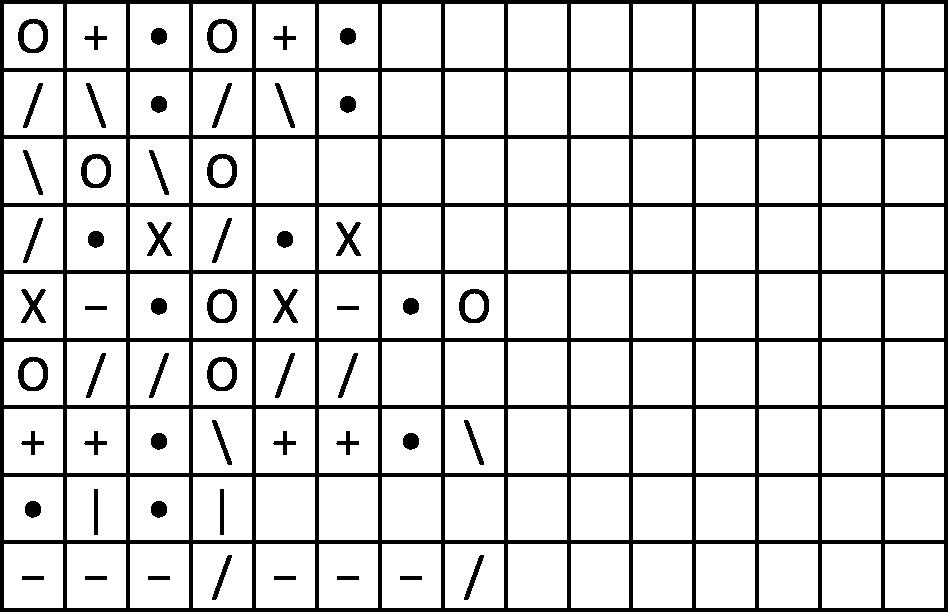
%> input picture COMS 575 – Computational Perception & Computer Vision/hw2/HW2/hw2_files/p1_img.jpg, 948 x 612 px
$ octave p4_code.m   (GNU Octave 9; MATLAB toolbox functions it lacks are replaced by stand-ins)
%> lines starting %> are read from the running program, lines starting %| are printed output that depends on the picture; in (x1, y1, x2, y2) boxes, pixels count from 0 and x2, y2 are one past the last pixel; in counts of white or black regions, pixels touching at a corner belong together; the program's own positions count from 1
I = imread("p1_img.jpg");
%> I is the input picture: size 612x948 uint8; min 0, max 255, mean 216.3
BW = im2bw(I,0.5);
%> BW: size 612x948 logical; 84.8% white; 57 black regions, largest, box (x1, y1, x2, y2) and area: (0, 0, 948, 612) 74528, (18, 19, 48, 53) 458, (207, 19, 237, 53) 458
BW=~BW;
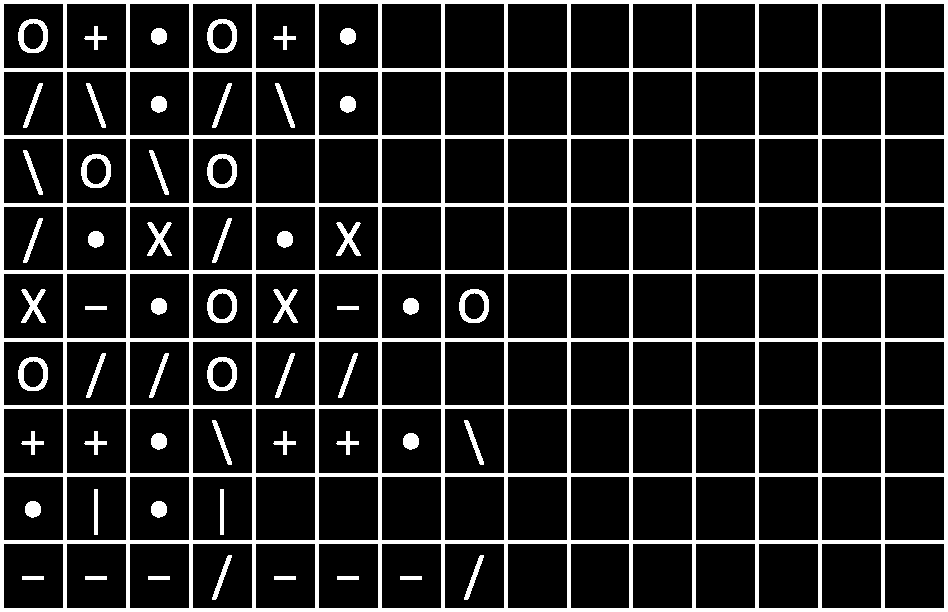
%> BW: size 612x948 logical; 15.2% white; 57 white regions, largest, box (x1, y1, x2, y2) and area: (0, 0, 948, 612) 74528, (18, 19, 48, 53) 458, (207, 19, 237, 53) 458
se = imread("Symbol_Cutouts/X.png");
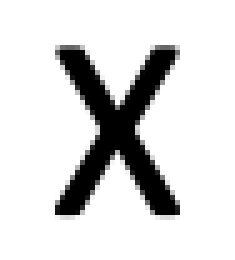
%> input picture COMS 575 – Computational Perception & Computer Vision/hw2/HW2/hw2_files/Symbol_Cutouts/X.png, 47 x 52 px (shown 5 times larger)
%> se is the input picture: size 52x47x3 uint8; min 0, max 255, mean 216.7
se = im2bw(se);
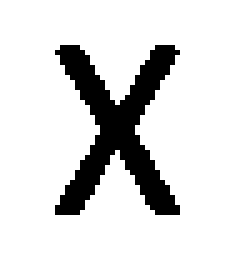
%> se: size 52x47 logical (shown 5 times larger); 84.9% white; 1 black region, box (x1, y1, x2, y2) and area: (11, 9, 36, 43) 368
se=~se;
%> se: size 52x47 logical; 15.1% white; 1 white region, box (x1, y1, x2, y2) and area: (11, 9, 36, 43) 368
res=imerode(BW,se);
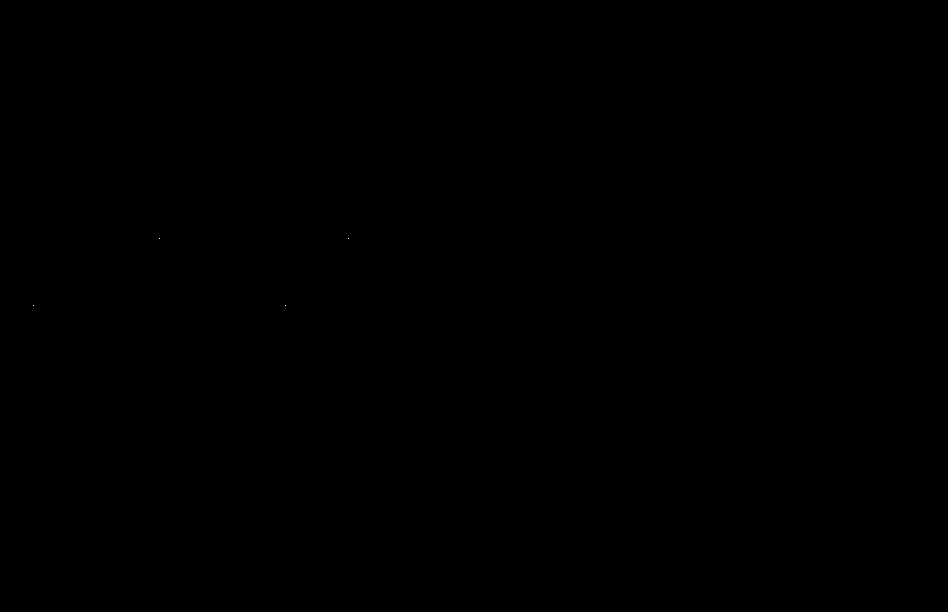
%> res: size 612x948 logical; 0% white in thin lines or dots, all inside (x1, y1, x2, y2) = (33, 238, 349, 306)
res=imdilate(res,se);
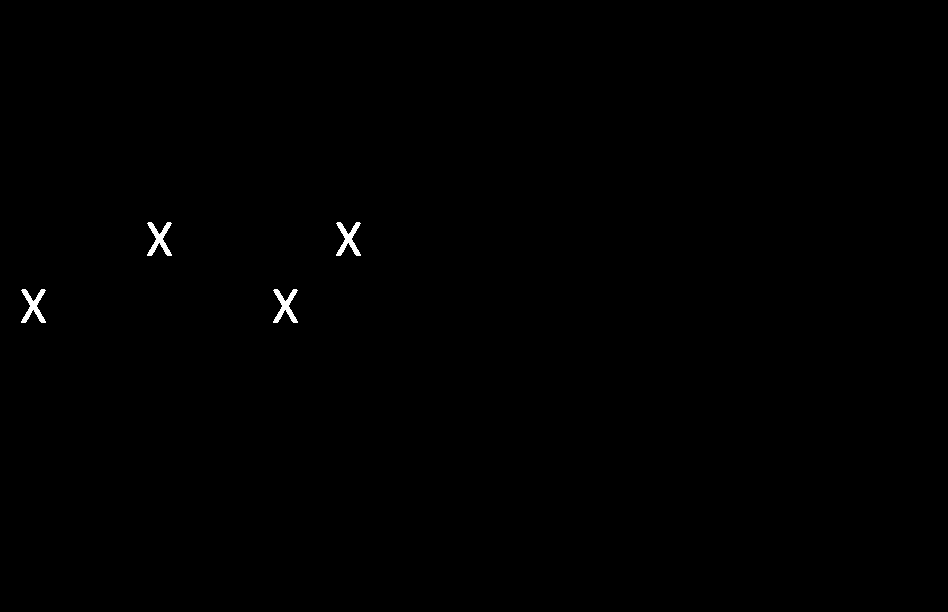
%> res: size 612x948 logical; 0.25% white; 4 white regions, box (x1, y1, x2, y2) and area: (147, 222, 172, 256) 368, (336, 222, 361, 256) 368, (21, 289, 46, 323) 368, (273, 289, 298, 323) 368
imshow(res);
